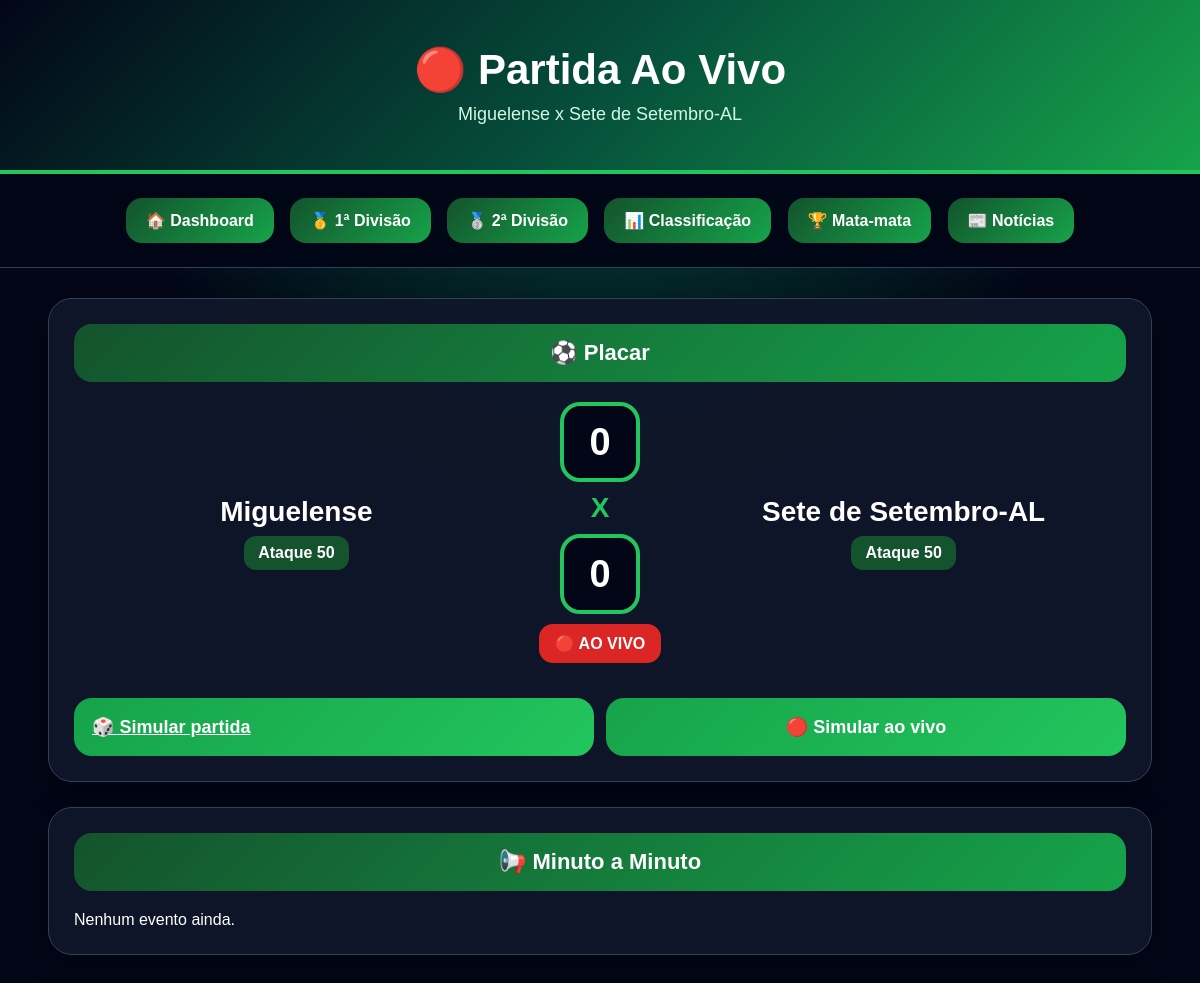
The app's page /jogo/226/ with its own data.
### campeonato/models.py (models this page shows, shortened)
class Jogo(models.Model):
    DIVISOES = [
        ('1', 'Primeira Divisão'),
        ('2', 'Segunda Divisão'),
    ]
    rodada = models.IntegerField()
    mandante = models.ForeignKey(
        Time,
        on_delete=models.CASCADE,
        related_name='jogos_casa'
    )
    visitante = models.ForeignKey(
        Time,
        on_delete=models.CASCADE,
        related_name='jogos_fora'
    )
    gols_mandante = models.IntegerField(null=True, blank=True)
    gols_visitante = models.IntegerField(null=True, blank=True)
    divisao = models.CharField(max_length=1, choices=DIVISOES, default='1')

class Time(models.Model):
    DIVISOES = [
        ('1', 'Primeira Divisão'),
        ('2', 'Segunda Divisão'),
    ]
    nome = models.CharField(max_length=100)
    grupo = models.CharField(max_length=1, blank=True, null=True)
    divisao = models.CharField(max_length=1, choices=DIVISOES, default='1')
    logo = models.ImageField(
        upload_to='logos/',
        blank=True,
        null=True
    )
    ataque = models.IntegerField(default=50)
    meio_campo = models.IntegerField(default=50)
    defesa = models.IntegerField(default=50)

### campeonato/views.py (the view)
def detalhe_jogo(request, jogo_id):
    jogo = get_object_or_404(Jogo, id=jogo_id)
    eventos = EventoPartida.objects.filter(
        jogo=jogo
    ).order_by('minuto')
    estatistica = EstatisticaPartida.objects.filter(
        jogo=jogo
    ).first()
    return render(request, 'campeonato/detalhe_jogo.html', {
        'jogo': jogo,
        'eventos': eventos,
        'estatistica': estatistica,
    })

### campeonato/templates/campeonato/detalhe_jogo.html (shortened to what this page needs)
{% load static %}
<!DOCTYPE html>
<html lang="pt-br">
<head>
    <link
        rel="stylesheet"
        href="{% static 'campeonato/style.css' %}"
    >
</head>
<body>
<header>
    <h1>🔴 Partida Ao Vivo</h1>
    <p>{{ jogo.mandante.nome }} x {{ jogo.visitante.nome }}</p>
</header>
<div class="menu">
    <a href="/">🏠 Dashboard</a>
    <a href="/rodadas/">🥇 1ª Divisão</a>
    <a href="/segunda-divisao/">🥈 2ª Divisão</a>
    <a href="/classificacao/">📊 Classificação</a>
    <a href="/matamata/">🏆 Mata-mata</a>
    <a href="/noticias/">📰 Notícias</a>
</div>
<div class="container">
<div class="card">
<h2 class="grupo-title">
⚽ Placar
</h2>
<div class="placar-ao-vivo">
<div class="time-live">
    <h2>{{ jogo.mandante.nome }}</h2>
    <span class="forca-live">
        Ataque {{ jogo.mandante.ataque }}
    </span>
</div>
<div class="placar-central">
<div class="placar-numero">
    {{ jogo.gols_mandante|default_if_none:"0" }}
</div>
<div class="placar-x">
X
</div>
<div class="placar-numero">
    {{ jogo.gols_visitante|default_if_none:"0" }}
</div>
<div class="minuto-live">
    🔴 AO VIVO
</div>
</div>
<div class="time-live">
    <h2>{{ jogo.visitante.nome }}</h2>
    <span class="forca-live">
        Ataque {{ jogo.visitante.ataque }}
    </span>
</div>
</div>
<div style="display:flex; gap:12px; margin-top:20px;">
<a
href="/jogo/{{ jogo.id }}/simular/"
class="botao-salvar"
>
🎲 Simular partida
</a>
<button
class="botao-salvar"
onclick="simularAoVivo()"
>
🔴 Simular ao vivo
</button>
</div>
</div>
<div class="card">
<h2 class="grupo-title">
📢 Minuto a Minuto
</h2>
<div id="eventos-container">
{% for evento in eventos %}
<div
class="evento-jogo"
data-tipo="{{ evento.tipo }}"
>
<strong>
{{ evento.minuto }}'
</strong>
<span>
{{ evento.descricao }}
</span>
</div>
{% empty %}
<p>
Nenhum evento ainda.
</p>
{% endfor %}
</div>
</div>
</div>
</body>
</html>

### campeonato/static/campeonato/style.css (style rules this page uses)
* { margin: 0; padding: 0; box-sizing: border-box; }
body { font-family: Arial, sans-serif; background: radial-gradient(circle at top, #064e3b, #020617 45%); color: white; }
header { background: linear-gradient( 135deg, #020617, #064e3b, #16a34a ); text-align: center; padding: 45px 20px; border-bottom: 4px solid #22c55e; box-shadow: 0 5px 20px rgba(0,0,0,0.3); }
header h1 { font-size: 42px; margin-bottom: 10px; }
header p { color: #d1fae5; font-size: 18px; }
.menu { position: sticky; top: 0; z-index: 999; background: rgba(2, 6, 23, 0.95); padding: 18px; text-align: center; backdrop-filter: blur(12px); border-bottom: 1px solid #334155; }
.menu a { display: inline-block; margin: 6px; background: linear-gradient( 135deg, #14532d, #16a34a ); color: white; text-decoration: none; padding: 13px 20px; border-radius: 16px; font-weight: bold; transition: 0.2s; }
.container { width: 92%; max-width: 1300px; margin: 30px auto; }
.card { background: rgba(15, 23, 42, 0.95); border: 1px solid #334155; border-radius: 24px; padding: 25px; margin-bottom: 25px; box-shadow: 0 8px 28px rgba(0,0,0,0.35); }
.grupo-title { background: linear-gradient( 135deg, #14532d, #16a34a ); padding: 16px; border-radius: 18px; text-align: center; margin-bottom: 20px; font-size: 22px; }
.botao-salvar { width: 100%; border: none; background: linear-gradient( 135deg, #16a34a, #22c55e ); color: white; padding: 18px; border-radius: 18px; font-size: 18px; font-weight: bold; cursor: pointer; margin-top: 15px; }
.placar-ao-vivo { display: flex; justify-content: space-between; align-items: center; gap: 20px; text-align: center; flex-wrap: wrap; }
.time-live { flex: 1; min-width: 220px; }
.time-live h2 { font-size: 28px; margin-bottom: 8px; }
.forca-live { background: #14532d; padding: 8px 14px; border-radius: 12px; display: inline-block; font-weight: bold; }
.placar-central { display: flex; flex-direction: column; align-items: center; gap: 10px; }
.placar-numero { width: 80px; height: 80px; background: #020617; border: 4px solid #22c55e; border-radius: 20px; display: flex; justify-content: center; align-items: center; font-size: 38px; font-weight: bold; }
.placar-x { font-size: 28px; color: #22c55e; font-weight: bold; }
.minuto-live { background: #dc2626; color: white; padding: 10px 16px; border-radius: 14px; font-weight: bold; animation: pulsar 1s infinite; }

### records on screen
Jogo: mandante.nome "Miguelense", visitante.nome "Sete de Setembro-AL", mandante.ataque "50", gols_mandante "0", gols_visitante "0", visitante.ataque "50"
